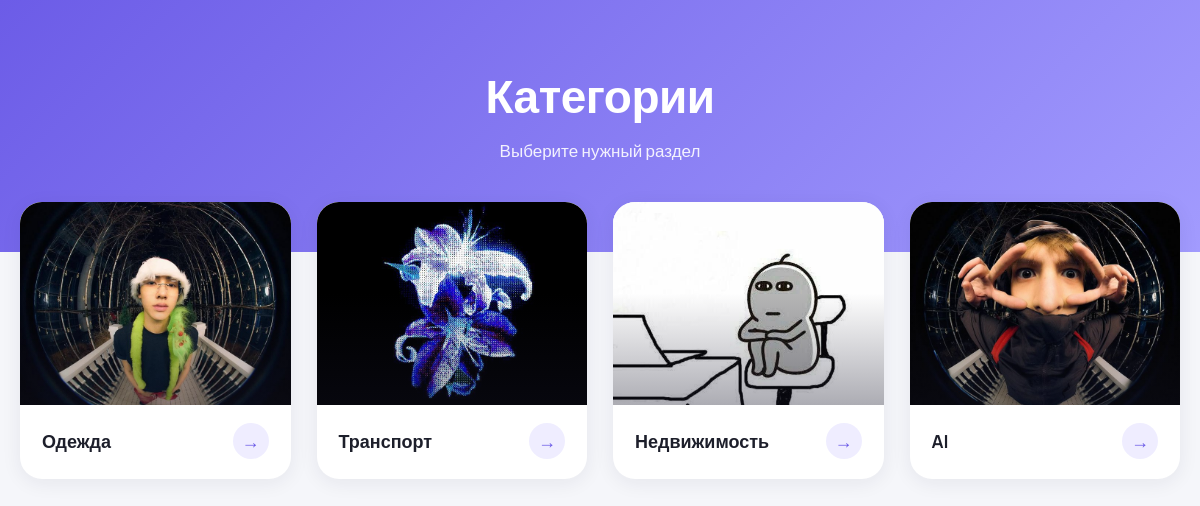
The page /category/ on the database its author committed.
### lalafo_app/models.py (models this page shows, shortened)
class Category(models.Model):
    category_name = models.CharField(max_length=32, unique=True)
    category_image = models.ImageField(upload_to='photo_categoryies')

### lalafo_app/views.py (the view)
# urls.py: path('category/', CategoryViews.as_view(), name='category_list'),
class CategoryViews(ListView):
    queryset = Category.objects.all()
    context_object_name = 'categories'
    template_name = 'category_list.html'

### lalafo_app/templates/category_list.html (shortened to what this page needs)
<!DOCTYPE html>
<html lang="ru">
<head>
</head>
<body>
    <header class="hero">
        <h1>Категории</h1>
        <p>Выберите нужный раздел</p>
    </header>
    <main class="container">
        {% if categories %}
            <div class="grid">
                {% for i in categories %}
                    <a href="#" class="card">
                        <div class="card-img">
                            {% if i.category_image %}
                                <img src="{{ i.category_image.url }}" alt="{{ i.category_name }}">
                            {% else %}
                                <div class="placeholder">🖼</div>
                            {% endif %}
                        </div>
                        <div class="card-body">
                            <span class="card-title">{{ i.category_name }}</span>
                            <span class="arrow">→</span>
                        </div>
                    </a>
                {% endfor %}
            </div>
        {% else %}
            <div class="empty">Пока нет ни одной категории 😔</div>
        {% endif %}
    </main>
</body>
</html>

### lalafo_app/templates/category_list.html (style rules this page uses)
:root { --bg: #f5f6fa; --card: #ffffff; --text: #1d1f2b; --muted: #7b7f93; --accent: #6c5ce7; --accent-2: #a29bfe; --shadow: 0 4px 20px rgba(30, 30, 60, 0.07); --shadow-hover: 0 18px 40px rgba(108, 92, 231, 0.25); }
* { box-sizing: border-box; margin: 0; padding: 0; }
body { font-family: 'Manrope', sans-serif; background: var(--bg); color: var(--text); min-height: 100vh; }
.hero { background: linear-gradient(135deg, var(--accent), var(--accent-2)); color: #fff; padding: 64px 20px 90px; text-align: center; }
.hero h1 { font-size: clamp(28px, 5vw, 46px); font-weight: 800; letter-spacing: -0.5px; }
.hero p { margin-top: 12px; font-size: 17px; opacity: 0.9; }
.container { max-width: 1200px; margin: -50px auto 60px; padding: 0 20px; }
.grid { display: grid; grid-template-columns: repeat(auto-fill, minmax(250px, 1fr)); gap: 26px; }
.card { position: relative; display: block; background: var(--card); border-radius: 22px; overflow: hidden; box-shadow: var(--shadow); text-decoration: none; color: inherit; transition: transform .3s ease, box-shadow .3s ease; }
.card-img { position: relative; aspect-ratio: 4 / 3; overflow: hidden; background: #e9eaf2; }
.card-img img { width: 100%; height: 100%; object-fit: cover; display: block; transition: transform .5s ease; }
.card-img::after { content: ''; position: absolute; inset: 0; background: linear-gradient(to top, rgba(20, 20, 40, .35), transparent 55%); }
.card-body { display: flex; align-items: center; justify-content: space-between; padding: 18px 22px 20px; }
.card-title { font-size: 18px; font-weight: 700; }
.arrow { width: 36px; height: 36px; border-radius: 50%; background: #efedff; color: var(--accent); display: flex; align-items: center; justify-content: center; font-size: 18px; transition: background .3s, color .3s, transform .3s; }

### rows shown on the page
Category: category_image (picture), category_name "Одежда"
Category: category_image (picture), category_name "Транспорт"
Category: category_image (picture), category_name "Недвижимость"
Category: category_image (picture), category_name "AI"
